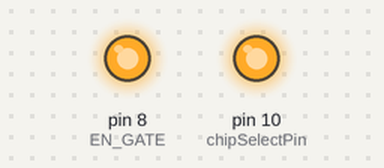
A sketch run on a simulated Arduino Uno, built with avr-gcc and run on an emulated ATmega328P. On the bench: output pins drawn as LEDs (lit = HIGH). What the sketch prints to the serial monitor is not drawn.

Above: at 1.2 s.
Timing chart, 0 to 5.0 s (numbered marks = the images above):
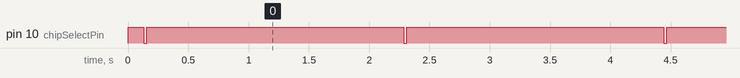

Measured:
- by itself, pin 10 (chipSelectPin): repeats every 2.2 s: LOW 0.03 s, HIGH 2.1 s

The sketch:

Arduino_Uno_SPi.ino
```cpp
//#include <SPI.h>
//
//word receive;
//
//void setup() {
//  Serial.begin(9600);
//  DRV8305_SPI_Setup();
//  pinMode(8, OUTPUT);
//  digitalWrite(8, HIGH);
//}
//
//int counter  = 0;
//void loop() {
//  sendSPI(0b0001000000001000);
//  //  //
//  Serial.println(receive, BIN);
//  Serial.println("------------^Write^----------");
//  //
//  delay(1000);
//  //  //  sendSPI(0b1001000000000000);
//  //  //  Serial.println(receive, BIN);
//  //  //  Serial.println("------------^READ^----------");
//  //  //  delay(1000);
//  //  counter++;
//  //    while (receive == 0) {
//
//  sendSPI(0b1001000000000000);
//  Serial.println(receive, BIN);
//  Serial.println("------------^READ^----------");
//  delay(1000);
//
//  //    while (true);
//
//  //  }
//
//}
//void DRV8305_SPI_Setup() {
//  SPI.begin(); //Initialize the SPI_1 port.
//  SPI.setBitOrder(MSBFIRST);
//  SPI.setDataMode(SPI_MODE1); //Set the  SPI data mode 1
//  SPI.setClockDivider(SPI_CLOCK_DIV16);      // Slow speed (72 / 16 = 4.5 MHz SPI_1 speed)
//  pinMode(10, OUTPUT);
//}
//
//void sendSPI(word input)
//{
//  digitalWrite(10, LOW);
//  receive = SPI.transfer16(input);
//  digitalWrite(10, HIGH);
//}


#include <SPI.h>
#define ss digitalWrite(10, LOW);
#define nss digitalWrite(10, HIGH);
const int chipSelectPin = 10;
const int EN_GATE = 8;

void setup() {
  Serial.begin(9600);
  pinMode(chipSelectPin, OUTPUT);
  pinMode(EN_GATE, OUTPUT);
  digitalWrite(EN_GATE, HIGH);
  digitalWrite(chipSelectPin, LOW);
  SPI.begin();
  // DRV8301 communxicates with MSB first and has low clock polarity and data is shifted on rising edge
  SPI.beginTransaction(SPISettings(4000000, MSBFIRST, SPI_MODE1));
  SPI.setBitOrder(MSBFIRST);
  SPI.setDataMode(SPI_MODE1); //  While Idle SPI CLK = 0, falling Egde latching for Rx
}

void loop() {
  //  writeRegister(0b0010, 0b00000001000);
  //  Serial.println("-----------------");
  //  delay(1000);
  writeRegister(0b0010, 0x08);
  delay(100);
  readRegister(0b0010);
  //  Serial.println("-----------------");
  delay(2000);
}

unsigned int readRegister(int Register) {
  uint16_t dataToSend = 0x0000, dataToRead = 0;
  //   bit   1  2  3  4  5  6  7  8  9  10  11  12  13  14  15  16
  //   R=1/W=0  |-Raddr--|  |-----------Data---------------------|
  // Fault=1/0  |-Raddr--|  |-----------Data---------------------|
  dataToSend |= 1;

  dataToSend <<= 4;
  dataToSend |= Register % (16);
  dataToSend <<= 11;

  Serial.print("Sending read command: ");
  Serial.println(dataToSend, BIN);
  nss
  ss
  //  SPI.transfer16(dataToSend);
//  Serial.print("First try: ");  Serial.println(SPI.transfer16(dataToSend), BIN);
//  delay(100);
  Serial.print("Second try: "); Serial.println(SPI.transfer16(dataToSend), BIN);
  Serial.println("---------^^-Read Command-^^--------");
  nss
}

void writeRegister(int Register, int Value) {
  uint16_t dataToSend = 0;
  //   bit   1  2  3  4  5  6  7  8  9  10  11  12  13  14  15  16
  //   R=1/W=0  |-Raddr--|  |-----------Data---------------------|
  dataToSend |= 0;
  dataToSend <<= 4;
  dataToSend |= Register % (16);
  dataToSend <<= 11;
  dataToSend |= Value % (2048);
  Serial.print("Senduing write command: ");
  Serial.println(dataToSend, BIN);
  nss
  ss
  //  SPI.transfer16(dataToSend);
//  Serial.print("First try: ");  Serial.println(SPI.transfer16(dataToSend), BIN);
//  delay(100);
  Serial.print("Second try: "); Serial.println(SPI.transfer16(dataToSend), BIN); //Send value to record into register
  nss
  Serial.println("---------^^-Write Command-^^--------");
}
```
